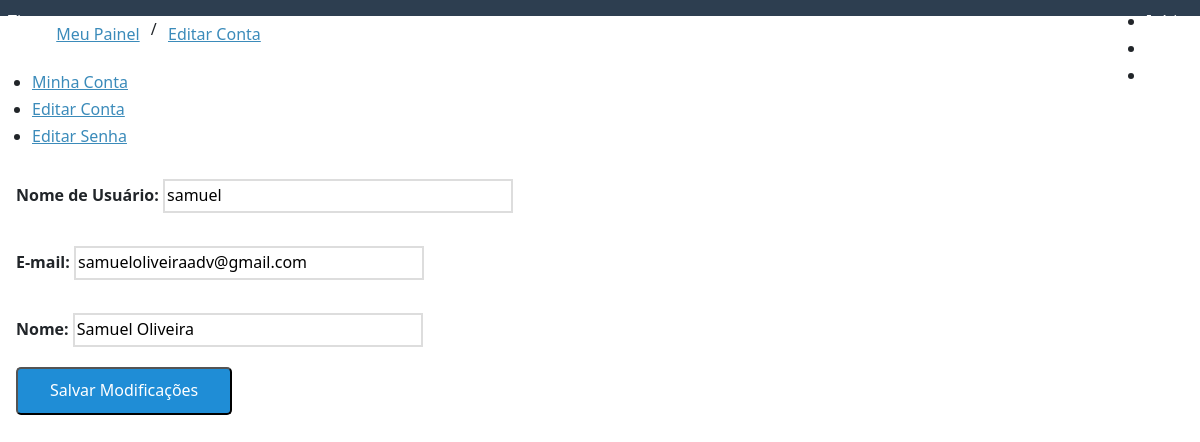
The app's page /user/edit/ (signed in) with its own data.
### user/models.py (models this page shows)
class UserProfile(AbstractBaseUser, PermissionsMixin):
    username = models.CharField(
        'Nome de Usuário', max_length=30, unique=True,
        validators=[validators.RegexValidator(re.compile('^[\w.@+-]+$'),
            'O nome de usuário só pode conter letras, digitos ou os '
            'seguintes caracteres: @/./+/-/_', 'invalid')]
    )
    email = models.EmailField('E-mail', blank=True, unique=True, default="")
    name = models.CharField('Nome', max_length=100, blank=True)
    is_active = models.BooleanField('Está ativo?', blank=True, default=True)
    is_staff = models.BooleanField('É da equipe?', blank=True, default=False)
    date_joined = models.DateTimeField('Data de Entrada', auto_now_add=True)
    objects = UserManager()
    USERNAME_FIELD = 'username'
    REQUIRED_FIELDS = ['email']
    class Meta:
        verbose_name = 'Usuário'
        verbose_name_plural = 'Usuários'

### user/views.py (the view)
# urls.py: path('edit/', edit, name='edit'),
@login_required(login_url='entrar/')
def edit(request):
    template_name = 'edit.html'
    content = {}
    form = EditAccountForm(request.POST or None, instance=request.user)
    if form.is_valid():
        form.save()
        form = EditAccountForm(instance=request.user)
        content['success'] = True
    content['form'] = form
    return render(request, template_name, content)

### user/forms.py
class EditAccountForm(forms.ModelForm):
    class Meta:
        model = User
        fields = ['username', 'email', 'name']

### user/templates/edit.html (shortened to what this page needs)
{% extends "dashboard.html" %}
{% block breadcrumb %}
    {{ block.super }}
    <li>/</li>
    <li><a href="{% url 'edit' %}">Editar Conta</a></li>
{% endblock %}
{% block dashboard_content %}
<form class="pure-form pure-form-stacked" method="post">
    <fieldset>
        {% for field in form %}
        <div class="pure-control-group">
            {{ field.label_tag }}
            {{ field }}
        </div>
        {% endfor %}
        <div class="pure-controls">
            <button type="submit" class="pure-button pure-button-primary">Salvar Modificações</button>
        </div>
    </fieldset>
</form>
{% endblock %}

### pizza/static/css/styles.css (style rules this page uses)
* { -webkit-box-sizing: border-box; -moz-box-sizing: border-box; box-sizing: border-box; }
body { margin: 0 auto; line-height: 1.7em; }
a { color: #3b8bba; }
.pure-form label { margin: 1em 0 0; font-weight: bold; font-size: 100%; }
.pure-form input[type], .pure-form textarea, .pure-form select { border: 2px solid #ddd; box-shadow: none; font-size: 100%; width: 100%; max-width: 350px; margin-bottom: 0.3em; }
.pure-form .pure-control-group { margin-bottom: 1em; }
.pure-button { background-color: #1f8dd6; color: white; padding: 0.5em 2em; border-radius: 5px; }
ul.breadcrumb li { display: inline-block; }
ul.breadcrumb li a { display: inline-block; padding: 0.3em 0.7em; }

### records on screen
UserProfile: form "samuel" "samueloliveiraadv@gmail.com" "Samuel Oliveira"

### other values on screen
{{ field.label_tag }} "Nome de Usuário:" "E-mail:" "Nome:"
